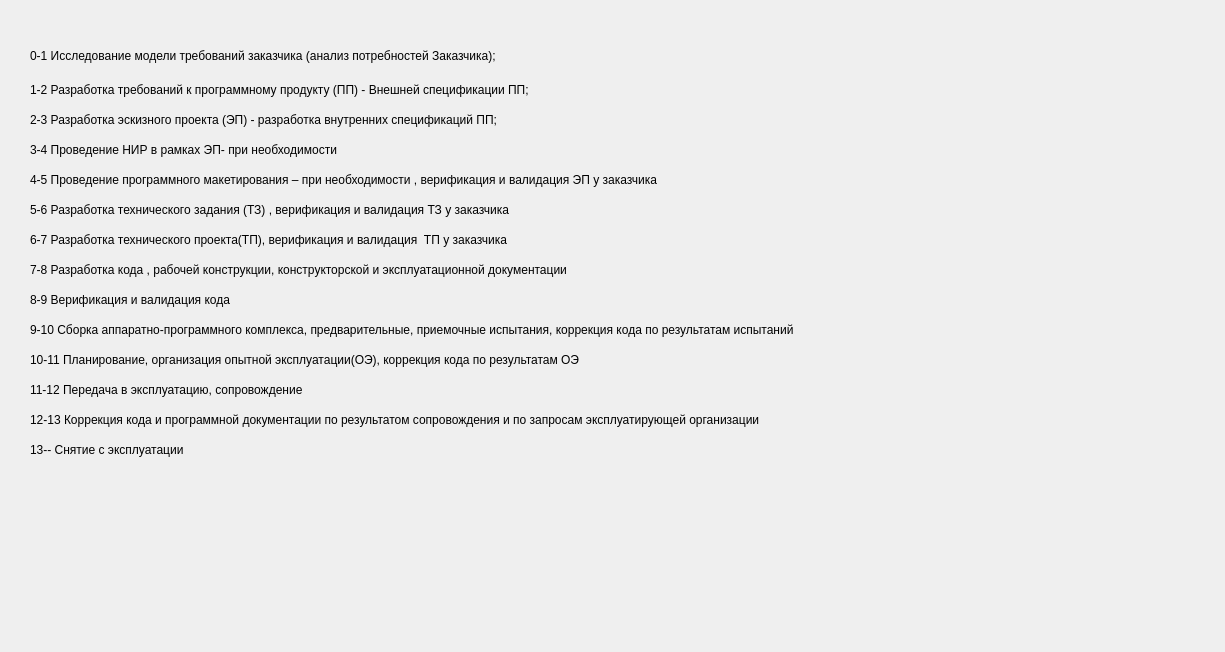
<?xml version="1.0" encoding="UTF-8"?>
<ui version="4.0">
 <class>breakpoints</class>
 <widget class="QWidget" name="breakpoints">
  <property name="geometry">
   <rect>
    <x>0</x>
    <y>0</y>
    <width>1225</width>
    <height>652</height>
   </rect>
  </property>
  <property name="windowTitle">
   <string>Form</string>
  </property>
  <widget class="QLabel" name="label">
   <property name="geometry">
    <rect>
     <x>30</x>
     <y>40</y>
     <width>1141</width>
     <height>31</height>
    </rect>
   </property>
   <property name="text">
    <string>0-1 Исследование модели требований заказчика (анализ потребностей Заказчика);</string>
   </property>
  </widget>
  <widget class="QLabel" name="label_2">
   <property name="geometry">
    <rect>
     <x>30</x>
     <y>80</y>
     <width>1011</width>
     <height>20</height>
    </rect>
   </property>
   <property name="text">
    <string>1-2 Разработка требований к программному продукту (ПП) - Внешней спецификации ПП;</string>
   </property>
  </widget>
  <widget class="QLabel" name="label_3">
   <property name="geometry">
    <rect>
     <x>30</x>
     <y>110</y>
     <width>741</width>
     <height>20</height>
    </rect>
   </property>
   <property name="text">
    <string>2-3 Разработка эскизного проекта (ЭП) - разработка внутренних спецификаций ПП;</string>
   </property>
  </widget>
  <widget class="QLabel" name="label_4">
   <property name="geometry">
    <rect>
     <x>30</x>
     <y>140</y>
     <width>741</width>
     <height>20</height>
    </rect>
   </property>
   <property name="text">
    <string>3-4 Проведение НИР в рамках ЭП- при необходимости </string>
   </property>
  </widget>
  <widget class="QLabel" name="label_5">
   <property name="geometry">
    <rect>
     <x>30</x>
     <y>170</y>
     <width>1031</width>
     <height>20</height>
    </rect>
   </property>
   <property name="text">
    <string>4-5 Проведение программного макетирования – при необходимости , верификация и валидация ЭП у заказчика </string>
   </property>
  </widget>
  <widget class="QLabel" name="label_6">
   <property name="geometry">
    <rect>
     <x>30</x>
     <y>200</y>
     <width>1031</width>
     <height>20</height>
    </rect>
   </property>
   <property name="text">
    <string>5-6 Разработка технического задания (ТЗ) , верификация и валидация ТЗ у заказчика </string>
   </property>
  </widget>
  <widget class="QLabel" name="label_7">
   <property name="geometry">
    <rect>
     <x>30</x>
     <y>230</y>
     <width>1031</width>
     <height>20</height>
    </rect>
   </property>
   <property name="text">
    <string>6-7 Разработка технического проекта(ТП), верификация и валидация  ТП у заказчика </string>
   </property>
  </widget>
  <widget class="QLabel" name="label_8">
   <property name="geometry">
    <rect>
     <x>30</x>
     <y>260</y>
     <width>1031</width>
     <height>20</height>
    </rect>
   </property>
   <property name="text">
    <string>7-8 Разработка кода , рабочей конструкции, конструкторской и эксплуатационной документации</string>
   </property>
  </widget>
  <widget class="QLabel" name="label_9">
   <property name="geometry">
    <rect>
     <x>30</x>
     <y>290</y>
     <width>1031</width>
     <height>20</height>
    </rect>
   </property>
   <property name="text">
    <string>8-9 Верификация и валидация кода</string>
   </property>
  </widget>
  <widget class="QLabel" name="label_10">
   <property name="geometry">
    <rect>
     <x>30</x>
     <y>320</y>
     <width>1031</width>
     <height>20</height>
    </rect>
   </property>
   <property name="text">
    <string>9-10 Сборка аппаратно-программного комплекса, предварительные, приемочные испытания, коррекция кода по результатам испытаний </string>
   </property>
  </widget>
  <widget class="QLabel" name="label_11">
   <property name="geometry">
    <rect>
     <x>30</x>
     <y>350</y>
     <width>1031</width>
     <height>20</height>
    </rect>
   </property>
   <property name="text">
    <string>10-11 Планирование, организация опытной эксплуатации(ОЭ), коррекция кода по результатам ОЭ</string>
   </property>
  </widget>
  <widget class="QLabel" name="label_12">
   <property name="geometry">
    <rect>
     <x>30</x>
     <y>380</y>
     <width>1031</width>
     <height>20</height>
    </rect>
   </property>
   <property name="text">
    <string>11-12 Передача в эксплуатацию, сопровождение </string>
   </property>
  </widget>
  <widget class="QLabel" name="label_13">
   <property name="geometry">
    <rect>
     <x>30</x>
     <y>410</y>
     <width>1031</width>
     <height>20</height>
    </rect>
   </property>
   <property name="text">
    <string>12-13 Коррекция кода и программной документации по результатом сопровождения и по запросам эксплуатирующей организации </string>
   </property>
  </widget>
  <widget class="QLabel" name="label_14">
   <property name="geometry">
    <rect>
     <x>30</x>
     <y>440</y>
     <width>1031</width>
     <height>20</height>
    </rect>
   </property>
   <property name="text">
    <string>13-- Снятие с эксплуатации </string>
   </property>
  </widget>
 </widget>
 <resources/>
 <connections/>
</ui>
